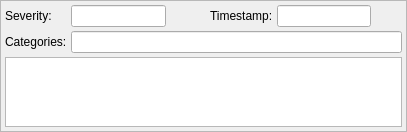
<?xml version="1.0" encoding="UTF-8"?>
<ui version="4.0">
 <class>CStatusMessageForm</class>
 <widget class="QFrame" name="CStatusMessageForm">
  <property name="geometry">
   <rect>
    <x>0</x>
    <y>0</y>
    <width>407</width>
    <height>129</height>
   </rect>
  </property>
  <property name="windowTitle">
   <string>Frame</string>
  </property>
  <property name="frameShape">
   <enum>QFrame::StyledPanel</enum>
  </property>
  <property name="frameShadow">
   <enum>QFrame::Raised</enum>
  </property>
  <layout class="QGridLayout" name="gl_StatusMessageForm">
   <property name="leftMargin">
    <number>4</number>
   </property>
   <property name="topMargin">
    <number>4</number>
   </property>
   <property name="rightMargin">
    <number>4</number>
   </property>
   <property name="bottomMargin">
    <number>4</number>
   </property>
   <property name="spacing">
    <number>4</number>
   </property>
   <item row="2" column="1" colspan="2">
    <widget class="QLabel" name="lbl_Categories">
     <property name="text">
      <string>Categories:</string>
     </property>
    </widget>
   </item>
   <item row="0" column="6">
    <widget class="QLabel" name="lbl_Timestamp">
     <property name="text">
      <string>Timestamp:</string>
     </property>
    </widget>
   </item>
   <item row="0" column="7">
    <widget class="QLineEdit" name="le_Timestamp">
     <property name="maximumSize">
      <size>
       <width>200</width>
       <height>16777215</height>
      </size>
     </property>
     <property name="readOnly">
      <bool>true</bool>
     </property>
    </widget>
   </item>
   <item row="0" column="1">
    <widget class="QLabel" name="lbl_Severity">
     <property name="text">
      <string>Severity:</string>
     </property>
    </widget>
   </item>
   <item row="2" column="3" colspan="6">
    <widget class="QLineEdit" name="le_Categories">
     <property name="readOnly">
      <bool>true</bool>
     </property>
    </widget>
   </item>
   <item row="0" column="3">
    <widget class="QLineEdit" name="le_Severity">
     <property name="maximumSize">
      <size>
       <width>200</width>
       <height>16777215</height>
      </size>
     </property>
     <property name="readOnly">
      <bool>true</bool>
     </property>
    </widget>
   </item>
   <item row="3" column="1" colspan="8">
    <widget class="QPlainTextEdit" name="te_Message">
     <property name="readOnly">
      <bool>true</bool>
     </property>
    </widget>
   </item>
   <item row="0" column="4">
    <widget class="QLabel" name="lbl_SeverityIcon">
     <property name="text">
      <string/>
     </property>
     <property name="pixmap">
      <pixmap resource="../blackmisc/blackmisc.qrc">:/diagona/icons/diagona/icons/question.png</pixmap>
     </property>
    </widget>
   </item>
   <item row="0" column="8">
    <spacer name="hs_Top2">
     <property name="orientation">
      <enum>Qt::Horizontal</enum>
     </property>
     <property name="sizeHint" stdset="0">
      <size>
       <width>40</width>
       <height>20</height>
      </size>
     </property>
    </spacer>
   </item>
   <item row="0" column="5">
    <spacer name="hs_Top1">
     <property name="orientation">
      <enum>Qt::Horizontal</enum>
     </property>
     <property name="sizeType">
      <enum>QSizePolicy::Fixed</enum>
     </property>
     <property name="sizeHint" stdset="0">
      <size>
       <width>25</width>
       <height>20</height>
      </size>
     </property>
    </spacer>
   </item>
  </layout>
 </widget>
 <resources>
  <include location="../blackmisc/blackmisc.qrc"/>
 </resources>
 <connections/>
</ui>
